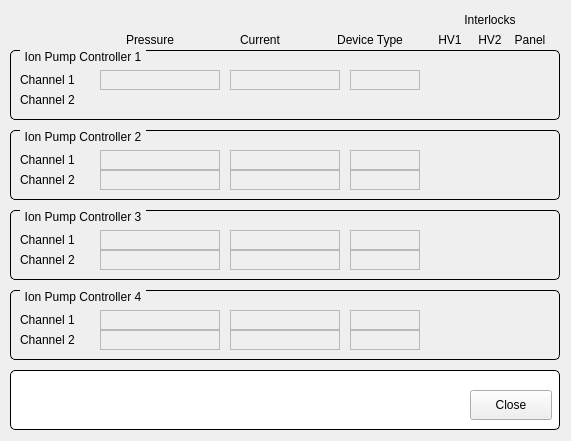
<?xml version="1.0" encoding="UTF-8"?>
<ui version="4.0">
 <class>uiBoosterIPC</class>
 <widget class="QMainWindow" name="uiBoosterIPC">
  <property name="geometry">
   <rect>
    <x>0</x>
    <y>0</y>
    <width>571</width>
    <height>441</height>
   </rect>
  </property>
  <property name="windowTitle">
   <string>Booster Ion Pumps</string>
  </property>
  <widget class="QWidget" name="centralWidget">
  <widget class="QGroupBox" name="titleGroupBox_2">
   <property name="geometry">
    <rect>
     <x>10</x>
     <y>370</y>
     <width>550</width>
     <height>60</height>
    </rect>
   </property>
   <property name="styleSheet">
    <string notr="true">QGroupBox {
	background-color: rgb(255, 255, 255);
    border: 1px solid black;
    border-radius: 5px;
    margin-top: 0.5em;
}

QGroupBox::title {
    subcontrol-origin: margin;
    left: 10px;
    padding: 0 3px 0 3px;
}</string>
   </property>
   <property name="title">
    <string/>
   </property>
   <widget class="QPushButton" name="btnClose">
    <property name="geometry">
     <rect>
      <x>460</x>
      <y>20</y>
      <width>82</width>
      <height>30</height>
     </rect>
    </property>
    <property name="text">
     <string>Close</string>
    </property>
   </widget>
  </widget>
  <widget class="QGroupBox" name="groupBox_2">
   <property name="geometry">
    <rect>
     <x>10</x>
     <y>50</y>
     <width>550</width>
     <height>70</height>
    </rect>
   </property>
   <property name="styleSheet">
    <string notr="true">QGroupBox {
    border: 1px solid black;
    border-radius: 5px;
    margin-top: 0.5em;
}

QGroupBox::title {
    subcontrol-origin: margin;
    left: 10px;
    padding: 0 3px 0 3px;
}</string>
   </property>
   <property name="title">
    <string>Ion Pump Controller 1</string>
   </property>
   <widget class="QLabel" name="label">
    <property name="geometry">
     <rect>
      <x>10</x>
      <y>20</y>
      <width>70</width>
      <height>20</height>
     </rect>
    </property>
    <property name="text">
     <string>Channel 1</string>
    </property>
   </widget>
   <widget class="QLabel" name="label_2">
    <property name="geometry">
     <rect>
      <x>10</x>
      <y>40</y>
      <width>70</width>
      <height>20</height>
     </rect>
    </property>
    <property name="text">
     <string>Channel 2</string>
    </property>
   </widget>
   <widget class="QELabel" name="qelabel">
    <property name="geometry">
     <rect>
      <x>90</x>
      <y>20</y>
      <width>120</width>
      <height>20</height>
     </rect>
    </property>
    <property name="frameShape">
     <enum>QFrame::StyledPanel</enum>
    </property>
    <property name="variable" stdset="0">
     <string>BOC$(c)-VA-IP$(i):getPressure</string>
    </property>
    <property name="variableSubstitutions" stdset="0">
     <string>c=01,i=1</string>
    </property>
    <property name="notation" stdset="0">
     <enum>QE::Scientific</enum>
    </property>
   </widget>
   <widget class="QELabel" name="qelabel_2">
    <property name="geometry">
     <rect>
      <x>220</x>
      <y>20</y>
      <width>110</width>
      <height>20</height>
     </rect>
    </property>
    <property name="frameShape">
     <enum>QFrame::StyledPanel</enum>
    </property>
    <property name="variable" stdset="0">
     <string>BOC$(c)-VA-IP$(i):getCurrent</string>
    </property>
    <property name="variableSubstitutions" stdset="0">
     <string>c=01,i=1</string>
    </property>
    <property name="notation" stdset="0">
     <enum>QE::Scientific</enum>
    </property>
   </widget>
   <widget class="QELabel" name="qelabel_3">
    <property name="geometry">
     <rect>
      <x>340</x>
      <y>20</y>
      <width>70</width>
      <height>20</height>
     </rect>
    </property>
    <property name="frameShape">
     <enum>QFrame::StyledPanel</enum>
    </property>
    <property name="variable" stdset="0">
     <string>BOC$(c)-VA-IP$(i):getVoltage</string>
    </property>
    <property name="variableSubstitutions" stdset="0">
     <string>c=01,i=1</string>
    </property>
    <property name="precision">
     <number>0</number>
    </property>
    <property name="useDbPrecision">
     <bool>false</bool>
    </property>
    <property name="notation" stdset="0">
     <enum>QE::Fixed</enum>
    </property>
   </widget>
   <widget class="QESimpleShape" name="qesimpleshape">
    <property name="geometry">
     <rect>
      <x>430</x>
      <y>30</y>
      <width>16</width>
      <height>16</height>
     </rect>
    </property>
    <property name="ledType">
     <enum>QSimpleShape::Error</enum>
    </property>
    <property name="variable" stdset="0">
     <string>BO-VA-IPC$(i):getInterlock.B1</string>
    </property>
    <property name="variableSubstitutions" stdset="0">
     <string>i=1</string>
    </property>
   </widget>
   <widget class="QESimpleShape" name="qesimpleshape_2">
    <property name="geometry">
     <rect>
      <x>470</x>
      <y>30</y>
      <width>16</width>
      <height>16</height>
     </rect>
    </property>
    <property name="ledType">
     <enum>QSimpleShape::Error</enum>
    </property>
    <property name="variable" stdset="0">
     <string>BO-VA-IPC$(i):getInterlock.B3</string>
    </property>
    <property name="variableSubstitutions" stdset="0">
     <string>i=1</string>
    </property>
   </widget>
   <widget class="QESimpleShape" name="qesimpleshape_3">
    <property name="geometry">
     <rect>
      <x>510</x>
      <y>30</y>
      <width>16</width>
      <height>16</height>
     </rect>
    </property>
    <property name="ledType">
     <enum>QSimpleShape::Error</enum>
    </property>
    <property name="variable" stdset="0">
     <string>BO-VA-IPC$(i):getInterlock.B7</string>
    </property>
    <property name="variableSubstitutions" stdset="0">
     <string>i=1</string>
    </property>
   </widget>
  </widget>
  <widget class="QLabel" name="label_6">
   <property name="geometry">
    <rect>
     <x>120</x>
     <y>30</y>
     <width>60</width>
     <height>20</height>
    </rect>
   </property>
   <property name="text">
    <string>Pressure</string>
   </property>
   <property name="alignment">
    <set>Qt::AlignCenter</set>
   </property>
  </widget>
  <widget class="QLabel" name="label_7">
   <property name="geometry">
    <rect>
     <x>230</x>
     <y>30</y>
     <width>60</width>
     <height>20</height>
    </rect>
   </property>
   <property name="text">
    <string>Current</string>
   </property>
   <property name="alignment">
    <set>Qt::AlignCenter</set>
   </property>
  </widget>
  <widget class="QLabel" name="label_8">
   <property name="geometry">
    <rect>
     <x>320</x>
     <y>30</y>
     <width>100</width>
     <height>20</height>
    </rect>
   </property>
   <property name="text">
    <string>Device Type</string>
   </property>
   <property name="alignment">
    <set>Qt::AlignCenter</set>
   </property>
  </widget>
  <widget class="QLabel" name="label_9">
   <property name="geometry">
    <rect>
     <x>430</x>
     <y>10</y>
     <width>120</width>
     <height>20</height>
    </rect>
   </property>
   <property name="text">
    <string>Interlocks</string>
   </property>
   <property name="alignment">
    <set>Qt::AlignCenter</set>
   </property>
  </widget>
  <widget class="QLabel" name="label_10">
   <property name="geometry">
    <rect>
     <x>430</x>
     <y>30</y>
     <width>40</width>
     <height>20</height>
    </rect>
   </property>
   <property name="text">
    <string>HV1</string>
   </property>
   <property name="alignment">
    <set>Qt::AlignCenter</set>
   </property>
  </widget>
  <widget class="QLabel" name="label_11">
   <property name="geometry">
    <rect>
     <x>470</x>
     <y>30</y>
     <width>40</width>
     <height>20</height>
    </rect>
   </property>
   <property name="text">
    <string>HV2</string>
   </property>
   <property name="alignment">
    <set>Qt::AlignCenter</set>
   </property>
  </widget>
  <widget class="QLabel" name="label_12">
   <property name="geometry">
    <rect>
     <x>510</x>
     <y>30</y>
     <width>40</width>
     <height>20</height>
    </rect>
   </property>
   <property name="text">
    <string>Panel</string>
   </property>
   <property name="alignment">
    <set>Qt::AlignCenter</set>
   </property>
  </widget>
  <widget class="QGroupBox" name="groupBox_3">
   <property name="geometry">
    <rect>
     <x>10</x>
     <y>130</y>
     <width>550</width>
     <height>70</height>
    </rect>
   </property>
   <property name="styleSheet">
    <string notr="true">QGroupBox {
    border: 1px solid black;
    border-radius: 5px;
    margin-top: 0.5em;
}

QGroupBox::title {
    subcontrol-origin: margin;
    left: 10px;
    padding: 0 3px 0 3px;
}</string>
   </property>
   <property name="title">
    <string>Ion Pump Controller 2</string>
   </property>
   <widget class="QLabel" name="label_5">
    <property name="geometry">
     <rect>
      <x>10</x>
      <y>20</y>
      <width>70</width>
      <height>20</height>
     </rect>
    </property>
    <property name="text">
     <string>Channel 1</string>
    </property>
   </widget>
   <widget class="QLabel" name="label_13">
    <property name="geometry">
     <rect>
      <x>10</x>
      <y>40</y>
      <width>70</width>
      <height>20</height>
     </rect>
    </property>
    <property name="text">
     <string>Channel 2</string>
    </property>
   </widget>
   <widget class="QELabel" name="qelabel_7">
    <property name="geometry">
     <rect>
      <x>90</x>
      <y>20</y>
      <width>120</width>
      <height>20</height>
     </rect>
    </property>
    <property name="frameShape">
     <enum>QFrame::StyledPanel</enum>
    </property>
    <property name="variable" stdset="0">
     <string>BOC$(c)-VA-IP$(i):getPressure</string>
    </property>
    <property name="variableSubstitutions" stdset="0">
     <string>c=06,i=1</string>
    </property>
    <property name="notation" stdset="0">
     <enum>QE::Scientific</enum>
    </property>
   </widget>
   <widget class="QELabel" name="qelabel_8">
    <property name="geometry">
     <rect>
      <x>220</x>
      <y>20</y>
      <width>110</width>
      <height>20</height>
     </rect>
    </property>
    <property name="frameShape">
     <enum>QFrame::StyledPanel</enum>
    </property>
    <property name="variable" stdset="0">
     <string>BOC$(c)-VA-IP$(i):getCurrent</string>
    </property>
    <property name="variableSubstitutions" stdset="0">
     <string>c=06,i=1</string>
    </property>
    <property name="notation" stdset="0">
     <enum>QE::Scientific</enum>
    </property>
   </widget>
   <widget class="QELabel" name="qelabel_9">
    <property name="geometry">
     <rect>
      <x>340</x>
      <y>20</y>
      <width>70</width>
      <height>20</height>
     </rect>
    </property>
    <property name="frameShape">
     <enum>QFrame::StyledPanel</enum>
    </property>
    <property name="variable" stdset="0">
     <string>BOC$(c)-VA-IP$(i):getVoltage</string>
    </property>
    <property name="variableSubstitutions" stdset="0">
     <string>c=06,i=1</string>
    </property>
    <property name="precision">
     <number>0</number>
    </property>
    <property name="useDbPrecision">
     <bool>false</bool>
    </property>
    <property name="notation" stdset="0">
     <enum>QE::Fixed</enum>
    </property>
   </widget>
   <widget class="QESimpleShape" name="qesimpleshape_7">
    <property name="geometry">
     <rect>
      <x>430</x>
      <y>30</y>
      <width>16</width>
      <height>16</height>
     </rect>
    </property>
    <property name="ledType">
     <enum>QSimpleShape::Error</enum>
    </property>
    <property name="variable" stdset="0">
     <string>BO-VA-IPC$(i):getInterlock.B1</string>
    </property>
    <property name="variableSubstitutions" stdset="0">
     <string>i=2</string>
    </property>
   </widget>
   <widget class="QESimpleShape" name="qesimpleshape_8">
    <property name="geometry">
     <rect>
      <x>470</x>
      <y>30</y>
      <width>16</width>
      <height>16</height>
     </rect>
    </property>
    <property name="ledType">
     <enum>QSimpleShape::Error</enum>
    </property>
    <property name="variable" stdset="0">
     <string>BO-VA-IPC$(i):getInterlock.B3</string>
    </property>
    <property name="variableSubstitutions" stdset="0">
     <string>i=2</string>
    </property>
   </widget>
   <widget class="QESimpleShape" name="qesimpleshape_9">
    <property name="geometry">
     <rect>
      <x>510</x>
      <y>30</y>
      <width>16</width>
      <height>16</height>
     </rect>
    </property>
    <property name="ledType">
     <enum>QSimpleShape::Error</enum>
    </property>
    <property name="variable" stdset="0">
     <string>BO-VA-IPC$(i):getInterlock.B7</string>
    </property>
    <property name="variableSubstitutions" stdset="0">
     <string>i=2</string>
    </property>
   </widget>
   <widget class="QELabel" name="qelabel_10">
    <property name="geometry">
     <rect>
      <x>90</x>
      <y>40</y>
      <width>120</width>
      <height>20</height>
     </rect>
    </property>
    <property name="frameShape">
     <enum>QFrame::StyledPanel</enum>
    </property>
    <property name="variable" stdset="0">
     <string>BOC$(c)-VA-IP$(i):getPressure</string>
    </property>
    <property name="variableSubstitutions" stdset="0">
     <string>c=06,i=2</string>
    </property>
    <property name="notation" stdset="0">
     <enum>QE::Scientific</enum>
    </property>
   </widget>
   <widget class="QELabel" name="qelabel_11">
    <property name="geometry">
     <rect>
      <x>220</x>
      <y>40</y>
      <width>110</width>
      <height>20</height>
     </rect>
    </property>
    <property name="frameShape">
     <enum>QFrame::StyledPanel</enum>
    </property>
    <property name="variable" stdset="0">
     <string>BOC$(c)-VA-IP$(i):getCurrent</string>
    </property>
    <property name="variableSubstitutions" stdset="0">
     <string>c=06,i=2</string>
    </property>
    <property name="notation" stdset="0">
     <enum>QE::Scientific</enum>
    </property>
   </widget>
   <widget class="QELabel" name="qelabel_12">
    <property name="geometry">
     <rect>
      <x>340</x>
      <y>40</y>
      <width>70</width>
      <height>20</height>
     </rect>
    </property>
    <property name="frameShape">
     <enum>QFrame::StyledPanel</enum>
    </property>
    <property name="variable" stdset="0">
     <string>BOC$(c)-VA-IP$(i):getVoltage</string>
    </property>
    <property name="variableSubstitutions" stdset="0">
     <string>c=06,i=2</string>
    </property>
    <property name="precision">
     <number>0</number>
    </property>
    <property name="useDbPrecision">
     <bool>false</bool>
    </property>
    <property name="notation" stdset="0">
     <enum>QE::Fixed</enum>
    </property>
   </widget>
  </widget>
  <widget class="QGroupBox" name="groupBox_4">
   <property name="geometry">
    <rect>
     <x>10</x>
     <y>210</y>
     <width>550</width>
     <height>70</height>
    </rect>
   </property>
   <property name="styleSheet">
    <string notr="true">QGroupBox {
    border: 1px solid black;
    border-radius: 5px;
    margin-top: 0.5em;
}

QGroupBox::title {
    subcontrol-origin: margin;
    left: 10px;
    padding: 0 3px 0 3px;
}</string>
   </property>
   <property name="title">
    <string>Ion Pump Controller 3</string>
   </property>
   <widget class="QLabel" name="label_16">
    <property name="geometry">
     <rect>
      <x>10</x>
      <y>20</y>
      <width>70</width>
      <height>20</height>
     </rect>
    </property>
    <property name="text">
     <string>Channel 1</string>
    </property>
   </widget>
   <widget class="QLabel" name="label_17">
    <property name="geometry">
     <rect>
      <x>10</x>
      <y>40</y>
      <width>70</width>
      <height>20</height>
     </rect>
    </property>
    <property name="text">
     <string>Channel 2</string>
    </property>
   </widget>
   <widget class="QELabel" name="qelabel_19">
    <property name="geometry">
     <rect>
      <x>90</x>
      <y>20</y>
      <width>120</width>
      <height>20</height>
     </rect>
    </property>
    <property name="frameShape">
     <enum>QFrame::StyledPanel</enum>
    </property>
    <property name="variable" stdset="0">
     <string>BOC$(c)-VA-IP$(i):getPressure</string>
    </property>
    <property name="variableSubstitutions" stdset="0">
     <string>c=02,i=1</string>
    </property>
    <property name="notation" stdset="0">
     <enum>QE::Scientific</enum>
    </property>
   </widget>
   <widget class="QELabel" name="qelabel_20">
    <property name="geometry">
     <rect>
      <x>220</x>
      <y>20</y>
      <width>110</width>
      <height>20</height>
     </rect>
    </property>
    <property name="frameShape">
     <enum>QFrame::StyledPanel</enum>
    </property>
    <property name="variable" stdset="0">
     <string>BOC$(c)-VA-IP$(i):getCurrent</string>
    </property>
    <property name="variableSubstitutions" stdset="0">
     <string>c=02,i=1</string>
    </property>
    <property name="notation" stdset="0">
     <enum>QE::Scientific</enum>
    </property>
   </widget>
   <widget class="QELabel" name="qelabel_21">
    <property name="geometry">
     <rect>
      <x>340</x>
      <y>20</y>
      <width>70</width>
      <height>20</height>
     </rect>
    </property>
    <property name="frameShape">
     <enum>QFrame::StyledPanel</enum>
    </property>
    <property name="variable" stdset="0">
     <string>BOC$(c)-VA-IP$(i):getVoltage</string>
    </property>
    <property name="variableSubstitutions" stdset="0">
     <string>c=02,i=1</string>
    </property>
    <property name="precision">
     <number>0</number>
    </property>
    <property name="useDbPrecision">
     <bool>false</bool>
    </property>
    <property name="notation" stdset="0">
     <enum>QE::Fixed</enum>
    </property>
   </widget>
   <widget class="QESimpleShape" name="qesimpleshape_13">
    <property name="geometry">
     <rect>
      <x>430</x>
      <y>30</y>
      <width>16</width>
      <height>16</height>
     </rect>
    </property>
    <property name="ledType">
     <enum>QSimpleShape::Error</enum>
    </property>
    <property name="variable" stdset="0">
     <string>BO-VA-IPC$(i):getInterlock.B1</string>
    </property>
    <property name="variableSubstitutions" stdset="0">
     <string>i=3</string>
    </property>
   </widget>
   <widget class="QESimpleShape" name="qesimpleshape_14">
    <property name="geometry">
     <rect>
      <x>470</x>
      <y>30</y>
      <width>16</width>
      <height>16</height>
     </rect>
    </property>
    <property name="ledType">
     <enum>QSimpleShape::Error</enum>
    </property>
    <property name="variable" stdset="0">
     <string>BO-VA-IPC$(i):getInterlock.B3</string>
    </property>
    <property name="variableSubstitutions" stdset="0">
     <string>i=3</string>
    </property>
   </widget>
   <widget class="QESimpleShape" name="qesimpleshape_15">
    <property name="geometry">
     <rect>
      <x>510</x>
      <y>30</y>
      <width>16</width>
      <height>16</height>
     </rect>
    </property>
    <property name="ledType">
     <enum>QSimpleShape::Error</enum>
    </property>
    <property name="variable" stdset="0">
     <string>BO-VA-IPC$(i):getInterlock.B7</string>
    </property>
    <property name="variableSubstitutions" stdset="0">
     <string>i=3</string>
    </property>
   </widget>
   <widget class="QELabel" name="qelabel_22">
    <property name="geometry">
     <rect>
      <x>90</x>
      <y>40</y>
      <width>120</width>
      <height>20</height>
     </rect>
    </property>
    <property name="frameShape">
     <enum>QFrame::StyledPanel</enum>
    </property>
    <property name="variable" stdset="0">
     <string>BOC$(c)-VA-IP$(i):getPressure</string>
    </property>
    <property name="variableSubstitutions" stdset="0">
     <string>c=03,i=1</string>
    </property>
    <property name="notation" stdset="0">
     <enum>QE::Scientific</enum>
    </property>
   </widget>
   <widget class="QELabel" name="qelabel_23">
    <property name="geometry">
     <rect>
      <x>220</x>
      <y>40</y>
      <width>110</width>
      <height>20</height>
     </rect>
    </property>
    <property name="frameShape">
     <enum>QFrame::StyledPanel</enum>
    </property>
    <property name="variable" stdset="0">
     <string>BOC$(c)-VA-IP$(i):getCurrent</string>
    </property>
    <property name="variableSubstitutions" stdset="0">
     <string>c=03,i=1</string>
    </property>
    <property name="notation" stdset="0">
     <enum>QE::Scientific</enum>
    </property>
   </widget>
   <widget class="QELabel" name="qelabel_24">
    <property name="geometry">
     <rect>
      <x>340</x>
      <y>40</y>
      <width>70</width>
      <height>20</height>
     </rect>
    </property>
    <property name="frameShape">
     <enum>QFrame::StyledPanel</enum>
    </property>
    <property name="variable" stdset="0">
     <string>BOC$(c)-VA-IP$(i):getVoltage</string>
    </property>
    <property name="variableSubstitutions" stdset="0">
     <string>c=03,i=1</string>
    </property>
    <property name="precision">
     <number>0</number>
    </property>
    <property name="useDbPrecision">
     <bool>false</bool>
    </property>
    <property name="notation" stdset="0">
     <enum>QE::Fixed</enum>
    </property>
   </widget>
  </widget>
  <widget class="QGroupBox" name="groupBox_5">
   <property name="geometry">
    <rect>
     <x>10</x>
     <y>290</y>
     <width>550</width>
     <height>70</height>
    </rect>
   </property>
   <property name="styleSheet">
    <string notr="true">QGroupBox {
    border: 1px solid black;
    border-radius: 5px;
    margin-top: 0.5em;
}

QGroupBox::title {
    subcontrol-origin: margin;
    left: 10px;
    padding: 0 3px 0 3px;
}</string>
   </property>
   <property name="title">
    <string>Ion Pump Controller 4</string>
   </property>
   <widget class="QLabel" name="label_18">
    <property name="geometry">
     <rect>
      <x>10</x>
      <y>20</y>
      <width>70</width>
      <height>20</height>
     </rect>
    </property>
    <property name="text">
     <string>Channel 1</string>
    </property>
   </widget>
   <widget class="QLabel" name="label_19">
    <property name="geometry">
     <rect>
      <x>10</x>
      <y>40</y>
      <width>70</width>
      <height>20</height>
     </rect>
    </property>
    <property name="text">
     <string>Channel 2</string>
    </property>
   </widget>
   <widget class="QELabel" name="qelabel_25">
    <property name="geometry">
     <rect>
      <x>90</x>
      <y>20</y>
      <width>120</width>
      <height>20</height>
     </rect>
    </property>
    <property name="frameShape">
     <enum>QFrame::StyledPanel</enum>
    </property>
    <property name="variable" stdset="0">
     <string>BOC$(c)-VA-IP$(i):getPressure</string>
    </property>
    <property name="variableSubstitutions" stdset="0">
     <string>c=04,i=1</string>
    </property>
    <property name="notation" stdset="0">
     <enum>QE::Scientific</enum>
    </property>
   </widget>
   <widget class="QELabel" name="qelabel_26">
    <property name="geometry">
     <rect>
      <x>220</x>
      <y>20</y>
      <width>110</width>
      <height>20</height>
     </rect>
    </property>
    <property name="frameShape">
     <enum>QFrame::StyledPanel</enum>
    </property>
    <property name="variable" stdset="0">
     <string>BOC$(c)-VA-IP$(i):getCurrent</string>
    </property>
    <property name="variableSubstitutions" stdset="0">
     <string>c=04,i=1</string>
    </property>
    <property name="notation" stdset="0">
     <enum>QE::Scientific</enum>
    </property>
   </widget>
   <widget class="QELabel" name="qelabel_27">
    <property name="geometry">
     <rect>
      <x>340</x>
      <y>20</y>
      <width>70</width>
      <height>20</height>
     </rect>
    </property>
    <property name="frameShape">
     <enum>QFrame::StyledPanel</enum>
    </property>
    <property name="variable" stdset="0">
     <string>BOC$(c)-VA-IP$(i):getVoltage</string>
    </property>
    <property name="variableSubstitutions" stdset="0">
     <string>c=04,i=1</string>
    </property>
    <property name="precision">
     <number>0</number>
    </property>
    <property name="useDbPrecision">
     <bool>false</bool>
    </property>
    <property name="notation" stdset="0">
     <enum>QE::Fixed</enum>
    </property>
   </widget>
   <widget class="QESimpleShape" name="qesimpleshape_16">
    <property name="geometry">
     <rect>
      <x>430</x>
      <y>30</y>
      <width>16</width>
      <height>16</height>
     </rect>
    </property>
    <property name="ledType">
     <enum>QSimpleShape::Error</enum>
    </property>
    <property name="variable" stdset="0">
     <string>BO-VA-IPC$(i):getInterlock.B1</string>
    </property>
    <property name="variableSubstitutions" stdset="0">
     <string>i=4</string>
    </property>
   </widget>
   <widget class="QESimpleShape" name="qesimpleshape_17">
    <property name="geometry">
     <rect>
      <x>470</x>
      <y>30</y>
      <width>16</width>
      <height>16</height>
     </rect>
    </property>
    <property name="ledType">
     <enum>QSimpleShape::Error</enum>
    </property>
    <property name="variable" stdset="0">
     <string>BO-VA-IPC$(i):getInterlock.B3</string>
    </property>
    <property name="variableSubstitutions" stdset="0">
     <string>i=4</string>
    </property>
   </widget>
   <widget class="QESimpleShape" name="qesimpleshape_18">
    <property name="geometry">
     <rect>
      <x>510</x>
      <y>30</y>
      <width>16</width>
      <height>16</height>
     </rect>
    </property>
    <property name="ledType">
     <enum>QSimpleShape::Error</enum>
    </property>
    <property name="variable" stdset="0">
     <string>BO-VA-IPC$(i):getInterlock.B7</string>
    </property>
    <property name="variableSubstitutions" stdset="0">
     <string>i=4</string>
    </property>
   </widget>
   <widget class="QELabel" name="qelabel_28">
    <property name="geometry">
     <rect>
      <x>90</x>
      <y>40</y>
      <width>120</width>
      <height>20</height>
     </rect>
    </property>
    <property name="frameShape">
     <enum>QFrame::StyledPanel</enum>
    </property>
    <property name="variable" stdset="0">
     <string>BOC$(c)-VA-IP$(i):getPressure</string>
    </property>
    <property name="variableSubstitutions" stdset="0">
     <string>c=05,i=1</string>
    </property>
    <property name="notation" stdset="0">
     <enum>QE::Scientific</enum>
    </property>
   </widget>
   <widget class="QELabel" name="qelabel_29">
    <property name="geometry">
     <rect>
      <x>220</x>
      <y>40</y>
      <width>110</width>
      <height>20</height>
     </rect>
    </property>
    <property name="frameShape">
     <enum>QFrame::StyledPanel</enum>
    </property>
    <property name="variable" stdset="0">
     <string>BOC$(c)-VA-IP$(i):getCurrent</string>
    </property>
    <property name="variableSubstitutions" stdset="0">
     <string>c=05,i=1</string>
    </property>
    <property name="notation" stdset="0">
     <enum>QE::Scientific</enum>
    </property>
   </widget>
   <widget class="QELabel" name="qelabel_30">
    <property name="geometry">
     <rect>
      <x>340</x>
      <y>40</y>
      <width>70</width>
      <height>20</height>
     </rect>
    </property>
    <property name="frameShape">
     <enum>QFrame::StyledPanel</enum>
    </property>
    <property name="variable" stdset="0">
     <string>BOC$(c)-VA-IP$(i):getVoltage</string>
    </property>
    <property name="variableSubstitutions" stdset="0">
     <string>c=05,i=1</string>
    </property>
    <property name="precision">
     <number>0</number>
    </property>
    <property name="useDbPrecision">
     <bool>false</bool>
    </property>
    <property name="notation" stdset="0">
     <enum>QE::Fixed</enum>
    </property>
   </widget>
  </widget>
  </widget>
 </widget>
 <customwidgets>
  <customwidget>
   <class>QELabel</class>
   <extends>QLabel</extends>
   <header>QELabel.h</header>
  </customwidget>
  <customwidget>
   <class>QESimpleShape</class>
   <extends>QSimpleShape</extends>
   <header>QESimpleShape.h</header>
  </customwidget>
  <customwidget>
   <class>QSimpleShape</class>
   <extends>QWidget</extends>
   <header>QSimpleShape.h</header>
  </customwidget>
 </customwidgets>
 <resources/>
 <connections/>
</ui>
